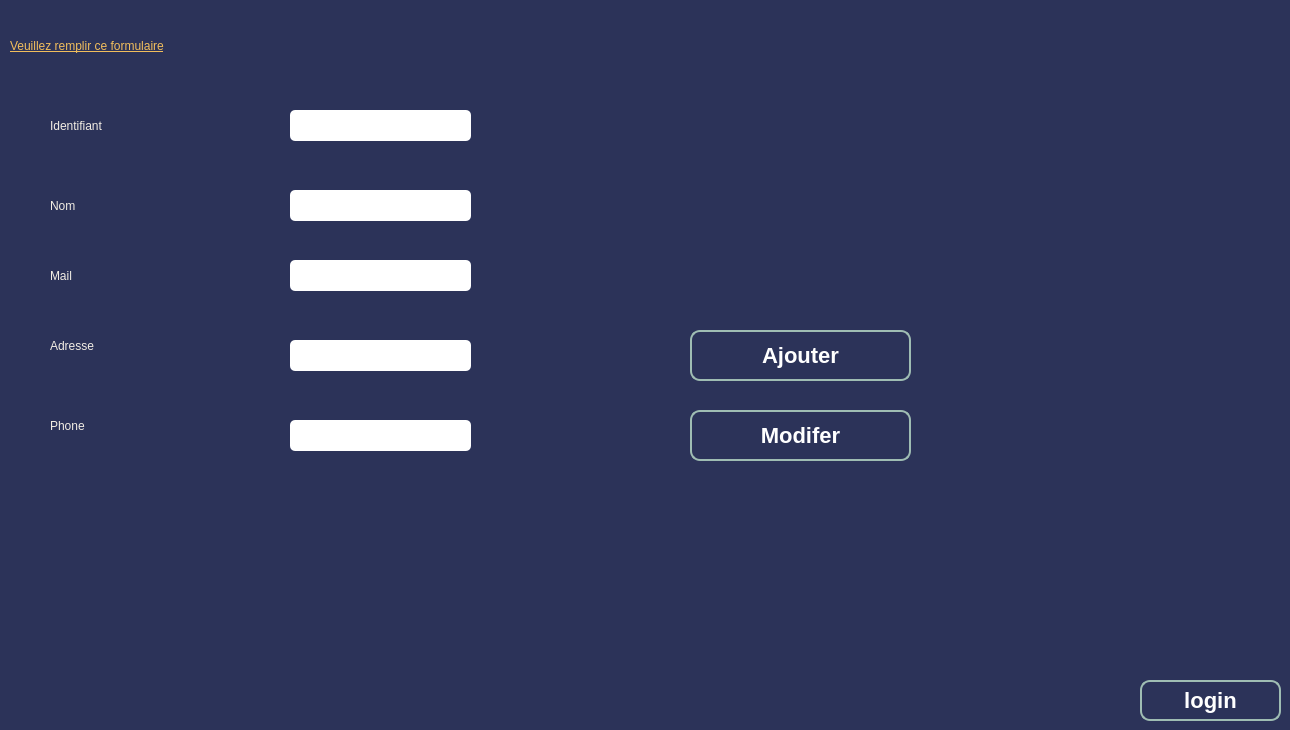
      <widget class="QWidget" name="tab_13">
       <property name="styleSheet">
        <string notr="true">background-color: rgb(44, 51, 89);
border-radius: 10px;
</string>
       </property>
       <attribute name="title">
        <string>Ajout</string>
       </attribute>
       <widget class="QLineEdit" name="le_nom_magasin">
        <property name="geometry">
         <rect>
          <x>290</x>
          <y>190</y>
          <width>181</width>
          <height>31</height>
         </rect>
        </property>
        <property name="styleSheet">
         <string notr="true">QLineEdit{
    background-color: white;
    box-shadow: 2px 0.5px 5px 1px inset black;
    border-radius: 5px;
    width: 70%;
    padding-right: 10px;
    padding-left: 10px;
    text-align: left;
    color: #000;
    font-size:inherit;
    font-family: Arial, Helvetica, sans-serif;  
    font-weight:normal;
    font-variant:normal;
}
QLineEdit::hover{  color: black ;
background-color:orange;}
QLineEdit::focus{  color: black ;
background-color:white;}</string>
        </property>
        <property name="text">
         <string/>
        </property>
       </widget>
       <widget class="QLabel" name="label_34">
        <property name="geometry">
         <rect>
          <x>50</x>
          <y>260</y>
          <width>191</width>
          <height>31</height>
         </rect>
        </property>
        <property name="styleSheet">
         <string notr="true">font:  75 24pt &quot;Times New Roman&quot;;
color: rgb(242, 237, 228);</string>
        </property>
        <property name="text">
         <string>Mail</string>
        </property>
       </widget>
       <widget class="QLabel" name="label_35">
        <property name="geometry">
         <rect>
          <x>50</x>
          <y>110</y>
          <width>181</width>
          <height>31</height>
         </rect>
        </property>
        <property name="styleSheet">
         <string notr="true">font:  75 24pt &quot;Times New Roman&quot;;
color: rgb(242, 237, 228);</string>
        </property>
        <property name="text">
         <string>Identifiant</string>
        </property>
       </widget>
       <widget class="QLabel" name="label_36">
        <property name="geometry">
         <rect>
          <x>50</x>
          <y>410</y>
          <width>191</width>
          <height>31</height>
         </rect>
        </property>
        <property name="styleSheet">
         <string notr="true">font:  75 24pt &quot;Times New Roman&quot;;
color: rgb(242, 237, 228);</string>
        </property>
        <property name="text">
         <string>Phone</string>
        </property>
       </widget>
       <widget class="QLineEdit" name="le_adresse_magasin">
        <property name="geometry">
         <rect>
          <x>290</x>
          <y>340</y>
          <width>181</width>
          <height>31</height>
         </rect>
        </property>
        <property name="styleSheet">
         <string notr="true">QLineEdit{
    background-color: white;
    box-shadow: 2px 0.5px 5px 1px inset black;
    border-radius: 5px;
    width: 70%;
    padding-right: 10px;
    padding-left: 10px;
    text-align: left;
    color: #000;
    font-size:inherit;
    font-family: Arial, Helvetica, sans-serif;  
    font-weight:normal;
    font-variant:normal;
}
QLineEdit::hover{  color: black ;
background-color:orange;}
QLineEdit::focus{  color: black ;
background-color:white;}</string>
        </property>
        <property name="text">
         <string/>
        </property>
       </widget>
       <widget class="QLineEdit" name="le_id_magasin">
        <property name="geometry">
         <rect>
          <x>290</x>
          <y>110</y>
          <width>181</width>
          <height>31</height>
         </rect>
        </property>
        <property name="styleSheet">
         <string notr="true">QLineEdit{
    background-color: white;
    box-shadow: 2px 0.5px 5px 1px inset black;
    border-radius: 5px;
    width: 70%;
    padding-right: 10px;
    padding-left: 10px;
    text-align: left;
    color: #000;
    font-size:inherit;
    font-family: Arial, Helvetica, sans-serif;  
    font-weight:normal;
    font-variant:normal;
}
QLineEdit::hover{  color: black ;
background-color:orange;}
QLineEdit::focus{  color: black ;
background-color:white;}</string>
        </property>
        <property name="text">
         <string/>
        </property>
       </widget>
       <widget class="QLabel" name="label_37">
        <property name="geometry">
         <rect>
          <x>50</x>
          <y>180</y>
          <width>211</width>
          <height>51</height>
         </rect>
        </property>
        <property name="styleSheet">
         <string notr="true">font:  75 24pt &quot;Times New Roman&quot;;
color: rgb(242, 237, 228);</string>
        </property>
        <property name="text">
         <string>Nom</string>
        </property>
       </widget>
       <widget class="QLabel" name="label_38">
        <property name="geometry">
         <rect>
          <x>50</x>
          <y>330</y>
          <width>191</width>
          <height>31</height>
         </rect>
        </property>
        <property name="styleSheet">
         <string notr="true">font:  75 24pt &quot;Times New Roman&quot;;
color: rgb(242, 237, 228);</string>
        </property>
        <property name="text">
         <string>Adresse</string>
        </property>
       </widget>
       <widget class="QLineEdit" name="le_mail_magasin">
        <property name="geometry">
         <rect>
          <x>290</x>
          <y>260</y>
          <width>181</width>
          <height>31</height>
         </rect>
        </property>
        <property name="styleSheet">
         <string notr="true">QLineEdit{
    background-color: white;
    box-shadow: 2px 0.5px 5px 1px inset black;
    border-radius: 5px;
    width: 70%;
    padding-right: 10px;
    padding-left: 10px;
    text-align: left;
    color: #000;
    font-size:inherit;
    font-family: Arial, Helvetica, sans-serif;  
    font-weight:normal;
    font-variant:normal;
}
QLineEdit::hover{  color: black ;
background-color:orange;}
QLineEdit::focus{  color: black ;
background-color:white;}</string>
        </property>
        <property name="text">
         <string/>
        </property>
       </widget>
       <widget class="QLineEdit" name="le_tel_magasin">
        <property name="geometry">
         <rect>
          <x>290</x>
          <y>420</y>
          <width>181</width>
          <height>31</height>
         </rect>
        </property>
        <property name="styleSheet">
         <string notr="true">QLineEdit{
    background-color: white;
    box-shadow: 2px 0.5px 5px 1px inset black;
    border-radius: 5px;
    width: 70%;
    padding-right: 10px;
    padding-left: 10px;
    text-align: left;
    color: #000;
    font-size:inherit;
    font-family: Arial, Helvetica, sans-serif;  
    font-weight:normal;
    font-variant:normal;
}
QLineEdit::hover{  color: black ;
background-color:orange;}
QLineEdit::focus{  color: black ;
background-color:white;}</string>
        </property>
        <property name="text">
         <string/>
        </property>
       </widget>
       <widget class="QPushButton" name="pb_ajouter_magasin">
        <property name="geometry">
         <rect>
          <x>690</x>
          <y>330</y>
          <width>221</width>
          <height>51</height>
         </rect>
        </property>
        <property name="styleSheet">
         <string notr="true">/*-----QPushButton-----*/
QPushButton
{
	background-color: qlineargradient(spread:pad, x1:0, y1:0.511, x2:1, y2:0.511, stop:0 
#92bf91
,stop:0.995192 rgba(0,0,0,0));



	color: #ffffff;
	font-size: 22px;
	font-weight: bold;
	border: 2px solid #9fbdb3;
	border-radius:10px;
	padding: 5px;
	

}

QPushButton::hover
{
background-color: qlineargradient(spread:pad, x1:0, y1:0.511, x2:1, y2:0.511, stop:0 rgba(0, 180, 150, 220),stop:1 rgba(50, 220, 200, 220));

	color: #2C3359; 

}
QPushButton::pressed
{background-color: qlineargradient(stop:0 rgba(0, 207, 179, 255),stop:1 rgba(70, 255, 230, 255));

	color: #2C3359; 

}</string>
        </property>
        <property name="text">
         <string>Ajouter</string>
        </property>
       </widget>
       <widget class="QPushButton" name="pb_modifier_magasin">
        <property name="geometry">
         <rect>
          <x>690</x>
          <y>410</y>
          <width>221</width>
          <height>51</height>
         </rect>
        </property>
        <property name="styleSheet">
         <string notr="true">/*-----QPushButton-----*/
QPushButton
{
	background-color: qlineargradient(spread:pad, x1:0, y1:0.511, x2:1, y2:0.511, stop:0 
#92bf91
,stop:0.995192 rgba(0,0,0,0));



	color: #ffffff;
	font-size: 22px;
	font-weight: bold;
	border: 2px solid #9fbdb3;
	border-radius:10px;
	padding: 5px;
	

}

QPushButton::hover
{
background-color: qlineargradient(spread:pad, x1:0, y1:0.511, x2:1, y2:0.511, stop:0 rgba(0, 180, 150, 220),stop:1 rgba(50, 220, 200, 220));

	color: #2C3359; 

}
QPushButton::pressed
{background-color: qlineargradient(stop:0 rgba(0, 207, 179, 255),stop:1 rgba(70, 255, 230, 255));

	color: #2C3359; 

}</string>
        </property>
        <property name="text">
         <string>Modifer</string>
        </property>
       </widget>
       <widget class="QLabel" name="label_49">
        <property name="geometry">
         <rect>
          <x>10</x>
          <y>30</y>
          <width>471</width>
          <height>31</height>
         </rect>
        </property>
        <property name="styleSheet">
         <string notr="true">font:  75 24pt &quot;Times New Roman&quot;;
font: 11pt &quot;MS Shell Dlg 2&quot;;
font: 14pt &quot;MS Shell Dlg 2&quot;;
color: rgb(242, 190, 92);
text-decoration: underline;</string>
        </property>
        <property name="text">
         <string>Veuillez remplir ce formulaire</string>
        </property>
       </widget>
       <widget class="QPushButton" name="pb_ajouter_magasin_2">
        <property name="geometry">
         <rect>
          <x>1140</x>
          <y>680</y>
          <width>141</width>
          <height>41</height>
         </rect>
        </property>
        <property name="styleSheet">
         <string notr="true">/*-----QPushButton-----*/
QPushButton
{
	background-color: qlineargradient(spread:pad, x1:0, y1:0.511, x2:1, y2:0.511, stop:0 
#92bf91
,stop:0.995192 rgba(0,0,0,0));



	color: #ffffff;
	font-size: 22px;
	font-weight: bold;
	border: 2px solid #9fbdb3;
	border-radius:10px;
	padding: 5px;
	

}

QPushButton::hover
{
background-color: qlineargradient(spread:pad, x1:0, y1:0.511, x2:1, y2:0.511, stop:0 rgba(0, 180, 150, 220),stop:1 rgba(50, 220, 200, 220));

	color: #2C3359; 

}
QPushButton::pressed
{background-color: qlineargradient(stop:0 rgba(0, 207, 179, 255),stop:1 rgba(70, 255, 230, 255));

	color: #2C3359; 

}</string>
        </property>
        <property name="text">
         <string>login</string>
        </property>
       </widget>
      </widget>
